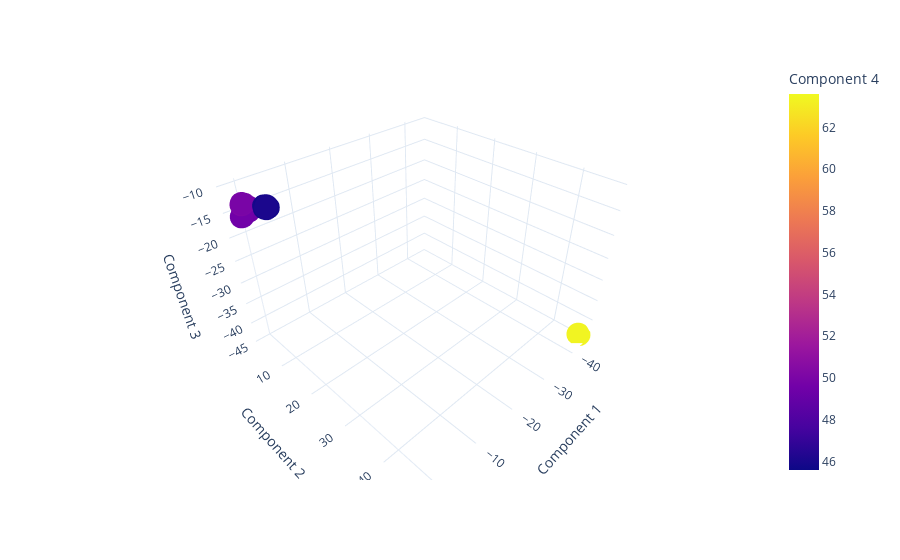

Notebook source saved alongside this figure:
### Markdown cell above
#### Visualise the results

### Code cell
fig = px.scatter_3d(
    data_frame=reduced_df,
    x="Component 1",
    y="Component 2",
    z="Component 3",
    color="Component 4",
    hover_data=[
        "taxon_id",
        "media_id"
    ],
    template="plotly_white"
)
fig.show()
